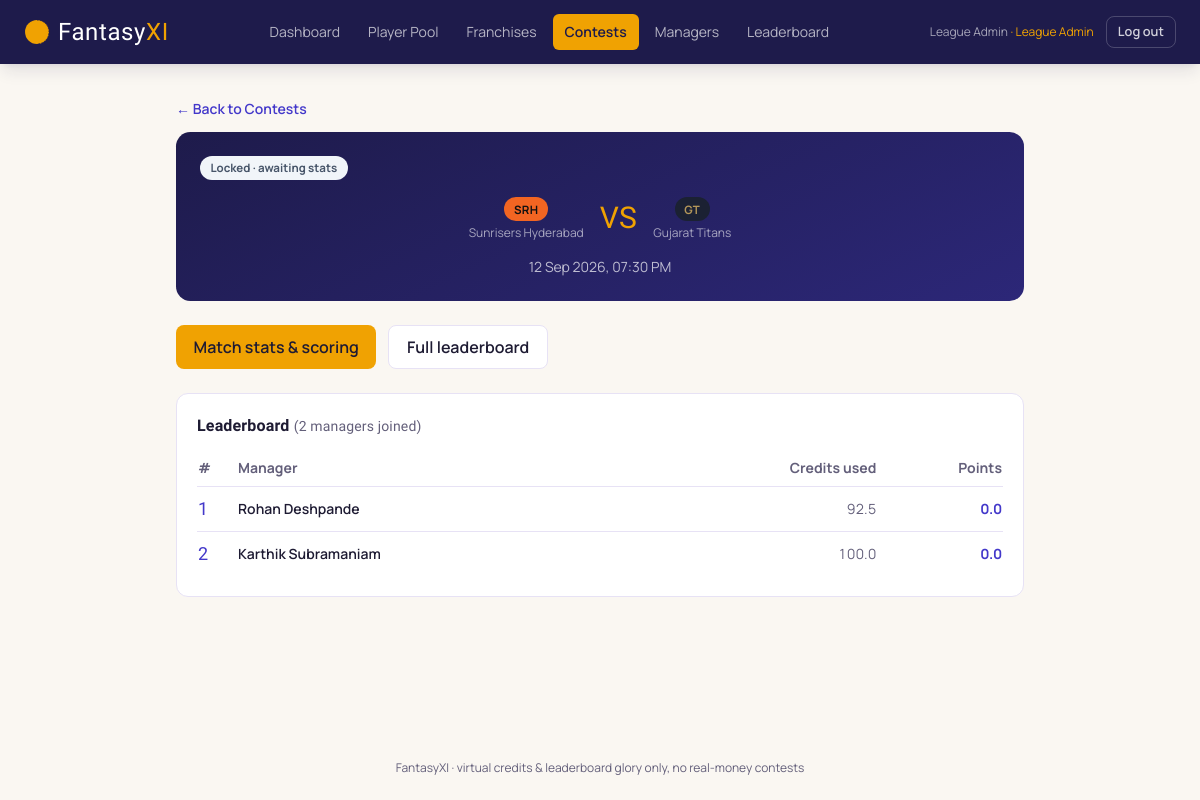
The app's page /index.php?route=admin/contests/view&id=4 (signed in) with its own data.
### tables this page shows
CREATE TABLE contests (
    id              INT AUTO_INCREMENT PRIMARY KEY,
    franchise_a_id  INT NOT NULL,
    franchise_b_id  INT NOT NULL,
    match_datetime  DATETIME NOT NULL,
    venue           VARCHAR(150) NULL,
    status          ENUM('scheduled', 'completed') NOT NULL DEFAULT 'scheduled',
    created_at      TIMESTAMP NOT NULL DEFAULT CURRENT_TIMESTAMP,
    FOREIGN KEY (franchise_a_id) REFERENCES franchises(id),
    FOREIGN KEY (franchise_b_id) REFERENCES franchises(id),
    CHECK (franchise_a_id <> franchise_b_id),
    INDEX idx_contests_datetime (match_datetime)
);

CREATE TABLE franchises (
    id         INT AUTO_INCREMENT PRIMARY KEY,
    name       VARCHAR(100) NOT NULL UNIQUE,
    short_code VARCHAR(10) NOT NULL,
    status     ENUM('active', 'inactive') NOT NULL DEFAULT 'active'
);

CREATE TABLE contest_entries (
    id                    INT AUTO_INCREMENT PRIMARY KEY,
    contest_id            INT NOT NULL,
    manager_id            INT NOT NULL,
    captain_player_id     INT NOT NULL,
    vice_captain_player_id INT NOT NULL,
    total_credits_used    DECIMAL(4,1) NOT NULL,
    total_points          DECIMAL(6,1) NOT NULL DEFAULT 0,
    created_at            TIMESTAMP NOT NULL DEFAULT CURRENT_TIMESTAMP,
    FOREIGN KEY (contest_id) REFERENCES contests(id) ON DELETE CASCADE,
    FOREIGN KEY (manager_id) REFERENCES users(id),
    FOREIGN KEY (captain_player_id) REFERENCES players(id),
    FOREIGN KEY (vice_captain_player_id) REFERENCES players(id),
    UNIQUE KEY uniq_contest_manager (contest_id, manager_id)
);

CREATE TABLE users (
    id         INT AUTO_INCREMENT PRIMARY KEY,
    name       VARCHAR(120) NOT NULL,
    email      VARCHAR(150) NOT NULL UNIQUE,
    password   VARCHAR(255) NOT NULL,
    role       ENUM('super_admin', 'manager') NOT NULL DEFAULT 'manager',
    status     ENUM('active', 'inactive') NOT NULL DEFAULT 'active',
    created_at TIMESTAMP NOT NULL DEFAULT CURRENT_TIMESTAMP
);

### app/controllers/AdminContestController.php (called while the page is built, shortened)
<?php
require_once __DIR__ . '/../models/Contest.php';
require_once __DIR__ . '/../models/ContestEntry.php';
class AdminContestController
{
    public function view(): void
    {
        $id = (int)($_GET['id'] ?? 0);
        $contest = Contest::find($id);
        $leaderboard = ContestEntry::leaderboardForContest($id);
        require __DIR__ . '/../views/admin/contests/view.php';
    }
}

### public/index.php (called while the page is built, shortened)
<?php
require_once __DIR__ . '/../core/helpers.php';
require_once __DIR__ . '/../core/Database.php';
require_once __DIR__ . '/../app/controllers/AdminContestController.php';
$router = new Router();
$router->get('login', fn() => (new AuthController())->showLogin());
$router->post('login', fn() => (new AuthController())->login());
$router->post('logout', fn() => (new AuthController())->logout());
$router->get('register', fn() => (new AuthController())->showRegister());
$router->post('register', fn() => (new AuthController())->register());
$router->get('admin/dashboard', fn() => (new AdminDashboardController())->dashboard());
$router->get('admin/players', fn() => (new AdminPlayerController())->index());
$router->get('admin/players/create', fn() => (new AdminPlayerController())->create());
$router->post('admin/players/store', fn() => (new AdminPlayerController())->store());
$router->get('admin/players/edit', fn() => (new AdminPlayerController())->edit());
$router->post('admin/players/update', fn() => (new AdminPlayerController())->update());
$router->post('admin/players/status', fn() => (new AdminPlayerController())->status());
$router->get('admin/franchises', fn() => (new AdminFranchiseController())->index());
$router->post('admin/franchises/store', fn() => (new AdminFranchiseController())->store());
$router->post('admin/franchises/update', fn() => (new AdminFranchiseController())->update());
$router->post('admin/franchises/status', fn() => (new AdminFranchiseController())->status());
$router->get('admin/contests', fn() => (new AdminContestController())->index());
$router->get('admin/contests/create', fn() => (new AdminContestController())->create());
$router->post('admin/contests/store', fn() => (new AdminContestController())->store());
$router->get('admin/contests/edit', fn() => (new AdminContestController())->edit());
$router->post('admin/contests/update', fn() => (new AdminContestController())->update());
$router->get('admin/contests/view', fn() => (new AdminContestController())->view());
$router->get('admin/contests/stats', fn() => (new AdminStatsController())->entry());
$router->post('admin/contests/stats/save', fn() => (new AdminStatsController())->save());
$router->post('admin/contests/stats/simulate', fn() => (new AdminStatsController())->simulate());
$router->post('admin/contests/score', fn() => (new AdminStatsController())->score());
$router->get('admin/managers', fn() => (new AdminManagerController())->index());
$router->post('admin/managers/status', fn() => (new AdminManagerController())->status());
$router->get('manager/dashboard', fn() => (new ManagerDashboardController())->dashboard());
$router->get('manager/contests', fn() => (new ManagerContestController())->browse());
$router->post('manager/contests/join', fn() => (new ManagerContestController())->join());
$router->get('manager/team/build', fn() => (new TeamController())->build());
$router->post('manager/team/save', fn() => (new TeamController())->save());
$router->get('manager/mycontests', fn() => (new TeamController())->myContests());
$router->get('manager/team/breakdown', fn() => (new TeamController())->viewBreakdown());
$router->get('leaderboard/season', fn() => (new LeaderboardController())->season());
$router->get('leaderboard/contest', fn() => (new LeaderboardController())->contest());
$route = $_GET['route'] ?? '';
$router->dispatch($_SERVER['REQUEST_METHOD'], $route);

### core/Router.php (called while the page is built, shortened)
<?php
class Router
{
    private array $routes = ['GET' => [], 'POST' => []];
    public function get(string $route, callable $handler): void
    {
        $this->routes['GET'][$route] = $handler;
    }
    public function post(string $route, callable $handler): void
    {
        $this->routes['POST'][$route] = $handler;
    }
    public function dispatch(string $method, string $route): void
    {
        $handler = $this->routes[$method][$route] ?? null;
        try {
            $handler();
        } catch (Throwable $e) {
            error_log($e->getMessage());
            http_response_code(500);
            require __DIR__ . '/../app/views/errors/500.php';
        }
    }
}

### config/database.php (called while the page is built)
<?php
return [
    'host'     => '127.0.0.1',
    'port'     => 3306,
    'database' => 'fantasyxi',
    'username' => 'root',
    'password' => '',
    'charset'  => 'utf8mb4',
];

### core/Database.php (called while the page is built)
<?php
class Database
{
    private static ?PDO $instance = null;
    public static function connect(): PDO
    {
        if (self::$instance === null) {
            $config = require __DIR__ . '/../config/database.php';
            $dsn = sprintf(
                'mysql:host=%s;port=%d;dbname=%s;charset=%s',
                $config['host'],
                $config['port'],
                $config['database'],
                $config['charset']
            );
            self::$instance = new PDO($dsn, $config['username'], $config['password'], [
                PDO::ATTR_ERRMODE            => PDO::ERRMODE_EXCEPTION,
                PDO::ATTR_DEFAULT_FETCH_MODE => PDO::FETCH_ASSOC,
                PDO::ATTR_EMULATE_PREPARES   => false,
            ]);
        }
        return self::$instance;
    }
}

### app/models/Contest.php (called while the page is built, shortened)
<?php
class Contest
{
    public static function find(int $id): ?array
    {
        $stmt = Database::connect()->prepare(
            "SELECT c.*, fa.name AS franchise_a_name, fa.short_code AS franchise_a_code,
                    fb.name AS franchise_b_name, fb.short_code AS franchise_b_code
             FROM contests c
             JOIN franchises fa ON fa.id = c.franchise_a_id
             JOIN franchises fb ON fb.id = c.franchise_b_id
             WHERE c.id = ?"
        );
        $stmt->execute([$id]);
        return $stmt->fetch() ?: null;
    }
}

### app/models/ContestEntry.php (called while the page is built, shortened)
<?php
class ContestEntry
{
    public static function leaderboardForContest(int $contestId): array
    {
        $sql = "SELECT ce.*, u.name AS manager_name
                FROM contest_entries ce
                JOIN users u ON u.id = ce.manager_id
                WHERE ce.contest_id = ?
                ORDER BY ce.total_points DESC, ce.id ASC";
        $stmt = Database::connect()->prepare($sql);
        $stmt->execute([$contestId]);
        return $stmt->fetchAll();
    }
}

### app/views/admin/contests/view.php (the view, shortened to what this page needs)
<?php
require __DIR__ . '/../../partials/header.php';
require __DIR__ . '/../../partials/navbar.php';
$locked = is_contest_locked($contest['match_datetime']);
?>
<main class="flex-1 max-w-4xl w-full mx-auto px-4 sm:px-6 py-8">
    <a href="/index.php?route=admin/contests" class="text-sm text-indigo font-semibold hover:underline">&larr; Back to Contests</a>
    <div class="stat-card scoreboard-texture p-6 mt-3">
        <div class="flex items-center justify-between flex-wrap gap-2">
            <?= contest_status_pill($contest) ?>
        </div>
        <div class="flex items-center justify-center gap-4 py-4">
            <div class="text-center">
                <?= franchise_chip($contest['franchise_a_name'], $contest['franchise_a_code']) ?>
                <p class="text-xs text-white/60 mt-1"><?= e($contest['franchise_a_name']) ?></p>
            </div>
            <span class="font-display text-3xl text-saffron">VS</span>
            <div class="text-center">
                <?= franchise_chip($contest['franchise_b_name'], $contest['franchise_b_code']) ?>
                <p class="text-xs text-white/60 mt-1"><?= e($contest['franchise_b_name']) ?></p>
            </div>
        </div>
        <p class="text-center text-sm text-white/70"><?= format_datetime($contest['match_datetime']) ?></p>
    </div>
    <div class="flex flex-wrap gap-3 mt-6">
        <?php if ($locked): ?>
            <a href="/index.php?route=admin/contests/stats&id=<?= (int)$contest['id'] ?>" class="btn btn-saffron">Match stats &amp; scoring</a>
        <?php endif; ?>
        <a href="/index.php?route=leaderboard/contest&id=<?= (int)$contest['id'] ?>" class="btn btn-ghost">Full leaderboard</a>
    </div>
    <div class="card p-5 mt-6">
        <h2 class="font-bold mb-3">Leaderboard <span class="text-muted font-normal text-sm">(<?= count($leaderboard) ?> managers joined)</span></h2>
        <?php if ($leaderboard === []): ?>
            <p class="text-muted text-sm">No managers have joined this contest yet.</p>
        <?php else: ?>
        <table class="w-full text-sm">
            <thead><tr class="text-left text-muted border-b border-line"><th class="py-2">#</th><th class="py-2">Manager</th><th class="py-2 text-right">Credits used</th><th class="py-2 text-right">Points</th></tr></thead>
            <tbody>
            <?php foreach ($leaderboard as $i => $row): ?>
                <tr class="border-b border-line last:border-0">
                    <td class="py-2 font-display text-lg text-indigo w-10"><?= $i + 1 ?></td>
                    <td class="py-2 font-semibold"><?= e($row['manager_name']) ?></td>
                    <td class="py-2 text-right tabular-nums text-muted"><?= format_credits($row['total_credits_used']) ?></td>
                    <td class="py-2 text-right tabular-nums font-bold text-indigo"><?= format_points($row['total_points']) ?></td>
                </tr>
            <?php endforeach; ?>
            </tbody>
        </table>
        <?php endif; ?>
    </div>
</main>
<?php require __DIR__ . '/../../partials/footer.php'; ?>

### core/helpers.php (shortened to what this page needs)
<?php
function e(?string $value): string
{
    return htmlspecialchars($value ?? '', ENT_QUOTES, 'UTF-8');
}
function format_datetime(?string $datetime): string
{
    $ts = strtotime($datetime);
    return $ts === false ? '-' : date('d M Y, h:i A', $ts);
}
function format_credits(float|string $value): string
{
    return number_format((float)$value, 1);
}
function format_points(float|string $value): string
{
    $value = (float)$value;
    $sign = $value > 0 ? '+' : '';
    return $sign . number_format($value, 1);
}
function franchise_colors(string $name): array
{
    $map = [
        'Mumbai Indians'                 => ['bg' => '#004BA0', 'fg' => '#FFD700'],
        'Chennai Super Kings'            => ['bg' => '#F9CD05', 'fg' => '#0A2240'],
        'Royal Challengers Bengaluru'    => ['bg' => '#8B0000', 'fg' => '#FFD700'],
        'Kolkata Knight Riders'          => ['bg' => '#3A225D', 'fg' => '#D4AF37'],
        'Delhi Capitals'                 => ['bg' => '#17479E', 'fg' => '#EF1C25'],
        'Punjab Kings'                   => ['bg' => '#DD1F2D', 'fg' => '#F2E9D8'],
        'Rajasthan Royals'               => ['bg' => '#254AA5', 'fg' => '#EA1E88'],
        'Sunrisers Hyderabad'            => ['bg' => '#F26522', 'fg' => '#111111'],
        'Gujarat Titans'                 => ['bg' => '#1B2133', 'fg' => '#B4975A'],
        'Lucknow Super Giants'           => ['bg' => '#00AEEF', 'fg' => '#132743'],
    ];
    return $map[$name] ?? ['bg' => '#4338CA', 'fg' => '#FDE68A'];
}
function franchise_chip(string $name, string $code): string
{
    $c = franchise_colors($name);
    return sprintf(
        '<span class="franchise-chip" style="background:%s;color:%s" title="%s">%s</span>',
        e($c['bg']), e($c['fg']), e($name), e($code)
    );
}
function contest_status_pill(array $contest): string
{
    if (is_contest_locked($contest['match_datetime'])) {
        return '<span class="pill pill-locked">Locked &middot; awaiting stats</span>';
    }
    $ts = strtotime($contest['match_datetime']);
    $hoursLeft = ($ts - time()) / 3600;
    $cls = $hoursLeft < 24 ? 'pill-soon' : 'pill-open';
    return '<span class="pill ' . $cls . '">' . e(time_until($contest['match_datetime'])) . '</span>';
}
function is_contest_locked(string $matchDatetime): bool
{
    $ts = strtotime($matchDatetime);
    return $ts === false || $ts <= time();
}

### public/assets/css/style.css (style rules this page uses)
* { box-sizing: border-box; }
h1, h2, h3, h4, .font-display { font-family: 'Teko', 'Manrope', sans-serif; letter-spacing: 0.01em; }
.tabular-nums { font-variant-numeric: tabular-nums; }
.scoreboard-texture { background-image: radial-gradient(rgba(255,255,255,0.08) 1px, transparent 1px); background-size: 10px 10px; }
.btn { display: inline-flex; align-items: center; justify-content: center; gap: .4rem; font-weight: 600; border-radius: .5rem; padding: .55rem 1.1rem; transition: transform .1s, box-shadow .15s, background .15s; white-space: nowrap; }
.btn-saffron { background: #F0A202; color: #1E1B33; }
.btn-ghost { background: #fff; color: #1E1B33; border: 1px solid #E7E2F5; }
.card { background: #fff; border: 1px solid #E7E2F5; border-radius: .75rem; }
.stat-card { background: linear-gradient(155deg, #1E1B4B 0%, #2C2778 100%); color: #fff; border-radius: .9rem; position: relative; overflow: hidden; }
.franchise-chip { display: inline-flex; align-items: center; gap: .35rem; padding: .2rem .6rem; border-radius: 999px; font-weight: 700; font-size: .72rem; letter-spacing: .03em; }
.pill { display: inline-flex; align-items: center; padding: .2rem .65rem; border-radius: 999px; font-size: .72rem; font-weight: 700; }
.pill-locked { background: #F1F5F9; color: #475569; }

### records on screen
contests: franchise_a.short_code "SRH GT", franchise_a.name "Sunrisers Hyderabad", franchise_b.name "Gujarat Titans", match_datetime "12 Sep 2026, 07:30 PM"
contest_entries: manager.name "Rohan Deshpande", total_credits_used "92.5", total_points "0.0"
contest_entries: manager.name "Karthik Subramaniam", total_credits_used "100.0", total_points "0.0"

### other values on screen
$label "Dashboard"
$label "Player Pool"
$label "Franchises"
$label "Contests"
$label "Managers"
$label "Leaderboard"
Auth::name() "League Admin"
count($leaderboard) "2"
